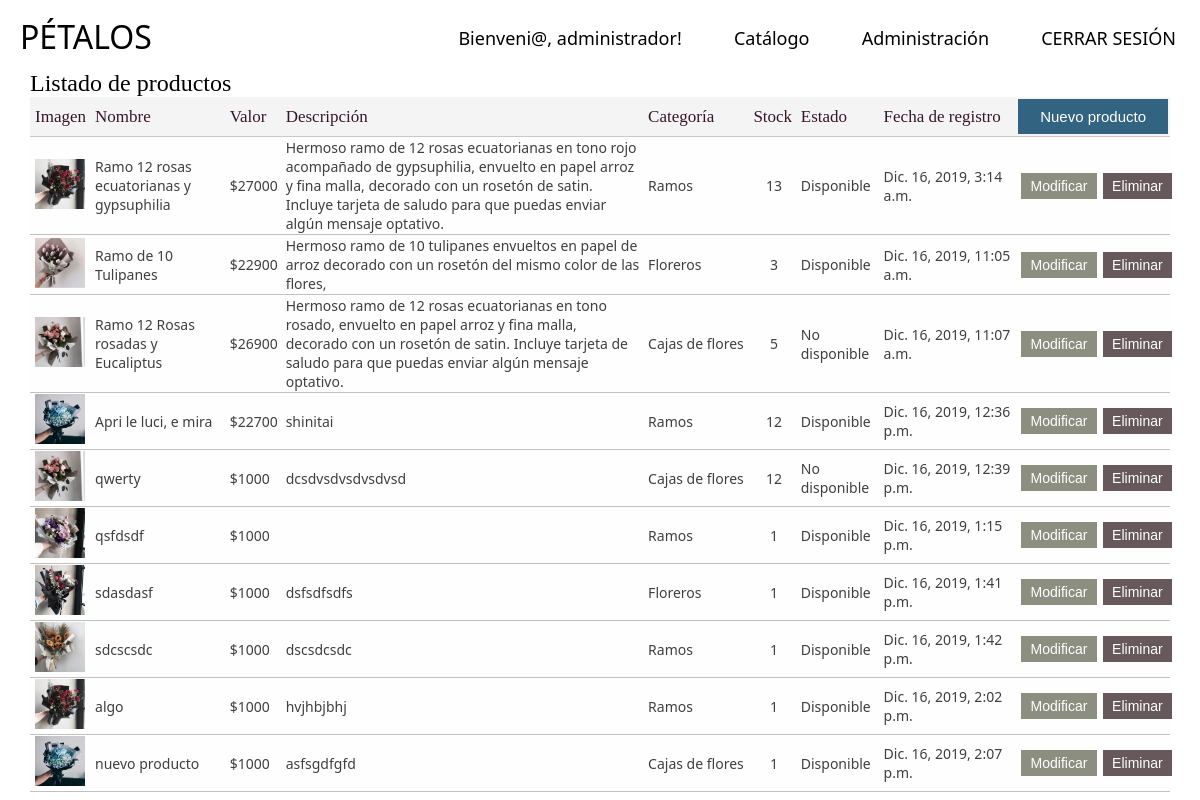
Screenshot of /listado_productos/ (signed in) with the database file from the repository.
### FloreriaPetalos/models.py (models this page shows, shortened)
class Producto(models.Model):
    nombre = models.CharField(max_length=100)
    valor = models.IntegerField(default=1000)
    descripcion = models.TextField(null=True, blank=True)
    stock = models.IntegerField(default=1)
    imagen= models.ImageField(upload_to='productos')
    estado =models.ForeignKey(Estado, on_delete=models.CASCADE)
    categoria =models.ForeignKey(Categoria, on_delete=models.CASCADE)
    created_date = models.DateTimeField(
            default=timezone.now)

class Categoria(models.Model):
    nombre_categoria=models.CharField(max_length=100)
    def __str__(self):
        return self.nombre_categoria

class Estado(models.Model):
    nombre_estado=models.CharField(max_length=100)
    def __str__(self):
        return self.nombre_estado

### FloreriaPetalos/views.py (the view)
# urls.py: path('listado_productos/', listado_productos, name='ListadoProductos'),
@permission_required('FloreriaPetalos/add_producto')
def listado_productos(request):
    estados = Estado.objects.all()
    categorias = Categoria.objects.all()
    productos = Producto.objects.all()
    data = {
        'productos':productos,
        'estados': estados,
        'categorias':categorias
    }
    return render(request, 'core/listado_productos.html',data)

### FloreriaPetalos/templates/core/listado_productos.html (shortened to what this page needs)
{% extends "core/base.html" %}
{% load static %}
{% block hojaEstilo %}
<link rel="stylesheet" href="{% static 'css/lista.css' %}">
{% endblock hojaEstilo %}
{% block contenido %}
<div class="contenido">
    <div class="listado-box">
        <div class="barra">
            <h1>Listado de productos </h1>
        </div>
        <table cellspacing="0" id="listado-tabla">
            <tr>
                <th class="imagen">Imagen</th>
                <th>Nombre </th>
                <th>Valor </th>
                <th class="descripcion">Descripción </th>
                <th>Categoría</th>
                <th>Stock </th>
                <th>Estado </th>
                <th class="created_date">Fecha de registro</th>
                <th colspan="2"><a href="{% url 'Formulario' %}"><input type="submit" id="btn-registrar" value="Nuevo producto"></a></th>
            </tr>
            {% for p in productos %}
            <tr>
                <td class="imagen"><img src="{{p.imagen.url}}"></td>
                <td style="max-width: 130px;">{{p.nombre}}</td>
                <td>${{p.valor}}</td>
                <td class="descripcion" style="max-width: 350px;">{{p.descripcion}}</td>
                <td>{{p.categoria}}</td>
                <td style="text-align: center;">{{p.stock}}</td>
                <td style="max-width: 80px;">{{p.estado}}</td>
                <td class="created_date" style="max-width: 130px;">{{p.created_date}}</td>
                <td class="accion">
                    <a href="{% url 'ModificarProducto' p.id %}"><input type="submit" id="btn-modificar" value="Modificar"></a>
                </td>
                <td class="accion">
                    <a href="{% url 'EliminarProducto' p.id %}" ><input type="submit" id="btn-eliminar" value="Eliminar"></a>
                </td>
            </tr>
            {% endfor %}
        </table>
    </div>
</div>
{% endblock contenido %}

### FloreriaPetalos/templates/core/base.html (shortened to what this page needs)
<!DOCTYPE html>
<html lang="en">
{% load static %}
<head>
      {% load pwa %}
      <link rel="stylesheet" href="{% static 'css/base.css' %}">
      {% block hojaEstilo %}{% endblock hojaEstilo %}
</head>
<body>
    <header>
            <div class="container">
                  <nav>
                        <div class="logo">
                              <a href="{% url 'Inicio' %}">pétalos</a>
                        </div>
                        <div class="nav-wrapper">
                              <ul>
                                    {% if user.is_authenticated %}
                                          <li><a href="#">Bienveni@, {{user.username}}!</a></li>
                                          <li><a href="{% url 'Catalogo' %}">Catálogo</a></li>
                                          {% if perms.FloreriaPetalos.add_producto %}
                                                <li><a href="{% url 'ListadoProductos' %}">Administración</a></li>
                                          {% else %}
                                                <li><a href="#">Carro</a></li>
                                          {% endif %}
                                          <li><a href="{% url 'logout'%}">CERRAR SESIÓN</a></li>
                                    {% else %}
                                          <li><a href="{% url 'login'%}">INICIAR SESIÓN</a></li>
                                          <li><a href="{% url 'Register'%}">REGISTRARSE</a></li>
                                    {% endif %}
                              </ul>
                        </div>
                  </nav>
            </div>
    </header>
    <section>
        {% block contenido %}
        {% endblock contenido %}
    </section>
</body>
</html>

### FloreriaPetalos/static/css/base.css (style rules this page uses)
* { box-sizing: border-box; }
html { margin: 0; padding: 0; width: 100%; height: 100vh; }
body { margin: 0; padding: 0; width: 100%; height: 100vh; font-family: Alegreya, 'Segoe UI', Tahoma, Geneva, Verdana, sans-serif; font-weight: 400; }
header { width: 100%; height: 70px; }
nav { padding-top: 10px; width: 100%; height: 70px; background: rgba(255, 255, 255, 0.842); position: fixed; z-index: 100; -webkit-animation: fadein 3s; -moz-animation: fadein 3s; -ms-animation: fadein 3s; -o-animation: fadein 3s; animation: fadein 3s; }
.logo { float: left; margin-left: 10px; margin-top: 5px; padding-left: 10px; }
.logo a { color: #000; text-transform: uppercase; font-weight: 200; text-decoration: none; font-size: 32px; }
nav ul { float: right; }
nav ul li { display: inline-block; }
nav ul li:not(:first-child) { margin-left: 48px; }
nav ul li:last-child { margin-right: 24px; }
nav ul li a { display: inline-block; outline: none; color: #000; text-decoration: none; font-size: 18px; font-weight: 400; transition: 1s; }

### FloreriaPetalos/static/css/lista.css (style rules this page uses)
.listado-box { justify-content: center; width: 95%; margin: auto; -webkit-animation: fadein 2s; -moz-animation: fadein 2s; -ms-animation: fadein 2s; -o-animation: fadein 2s; animation: fadein 2s; }
#listado-tabla { margin:auto; width: 100%; color: #818892; }
.barra { width: 100%; }
h1 { font-size: 24px; font-family: alegreya; font-weight: 400; margin: auto; }
#btn-registrar { border: 0; font-size: 15px; color: white; padding: 5px; background-color: #326380; transition: 1s; float: right; width: 100%; height: 35px; }
th { text-align: start; padding: 2px; font-weight: 500; color: #361627; background: rgba(162, 162, 173, 0.123); border-bottom: 1px solid rgba(103, 112, 109, 0.322); font-family: Cambria, Cochin, Georgia, Times, 'Times New Roman', serif; padding-left: 5px; font-size: 17px; }
td { font-family: 'Segoe UI', Tahoma, Geneva, Verdana, sans-serif; color: rgb(63, 63, 63); border-bottom: 1px solid rgba(59, 66, 64, 0.322); padding-left: 5px; background: rgba(245, 245, 245, 0.157); font-size: 14px; }
#listado-tabla img { max-width: 50px; max-height: 50px; }
#btn-modificar { background: rgb(140, 143, 128); border:0; margin: 3px; width: 100%; padding: 5px; font-size: 14px; color: white; transition: 1s; }
#btn-eliminar { background: rgb(102, 88, 91); border:0; margin: 3px; width: 100%; padding: 5px; font-size: 14px; color: white; transition: 1s; }

### rows the page displays
Producto: imagen (picture), nombre "Ramo 12 rosas ecuatorianas y gypsuphilia", valor "27000", descripcion "Hermoso ramo de 12 rosas ecuatorianas en tono rojo acompañado de gypsuphilia, envuelto en papel arroz y fina malla, decorado con un rosetón de satin. Incluye tarjeta de saludo para que puedas enviar algún mensaje optativo.", categoria "Ramos", stock "13", estado "Disponible", created_date "Dic. 16, 2019, 3:14 a.m."
Producto: imagen (picture), nombre "Ramo de 10 Tulipanes", valor "22900", descripcion "Hermoso ramo de 10 tulipanes envueltos en papel de arroz decorado con un rosetón del mismo color de las flores,", categoria "Floreros", stock "3", estado "Disponible", created_date "Dic. 16, 2019, 11:05 a.m."
Producto: imagen (picture), nombre "Ramo 12 Rosas rosadas y Eucaliptus", valor "26900", descripcion "Hermoso ramo de 12 rosas ecuatorianas en tono rosado, envuelto en papel arroz y fina malla, decorado con un rosetón de satin. Incluye tarjeta de saludo para que puedas enviar algún mensaje optativo.", categoria "Cajas de flores", stock "5", estado "No disponible", created_date "Dic. 16, 2019, 11:07 a.m."
Producto: imagen (picture), nombre "Apri le luci, e mira", valor "22700", descripcion "shinitai", categoria "Ramos", stock "12", estado "Disponible", created_date "Dic. 16, 2019, 12:36 p.m."
Producto: imagen (picture), nombre "qwerty", valor "1000", descripcion "dcsdvsdvsdvsdvsd", categoria "Cajas de flores", stock "12", estado "No disponible", created_date "Dic. 16, 2019, 12:39 p.m."
Producto: imagen (picture), nombre "qsfdsdf", valor "1000", categoria "Ramos", stock "1", estado "Disponible", created_date "Dic. 16, 2019, 1:15 p.m."
Producto: imagen (picture), nombre "sdasdasf", valor "1000", descripcion "dsfsdfsdfs", categoria "Floreros", stock "1", estado "Disponible", created_date "Dic. 16, 2019, 1:41 p.m."
Producto: imagen (picture), nombre "sdcscsdc", valor "1000", descripcion "dscsdcsdc", categoria "Ramos", stock "1", estado "Disponible", created_date "Dic. 16, 2019, 1:42 p.m."
Producto: imagen (picture), nombre "algo", valor "1000", descripcion "hvjhbjbhj", categoria "Ramos", stock "1", estado "Disponible", created_date "Dic. 16, 2019, 2:02 p.m."
Producto: imagen (picture), nombre "nuevo producto", valor "1000", descripcion "asfsgdfgfd", categoria "Cajas de flores", stock "1", estado "Disponible", created_date "Dic. 16, 2019, 2:07 p.m."

### other values shown
{{ user.username }} "administrador"
